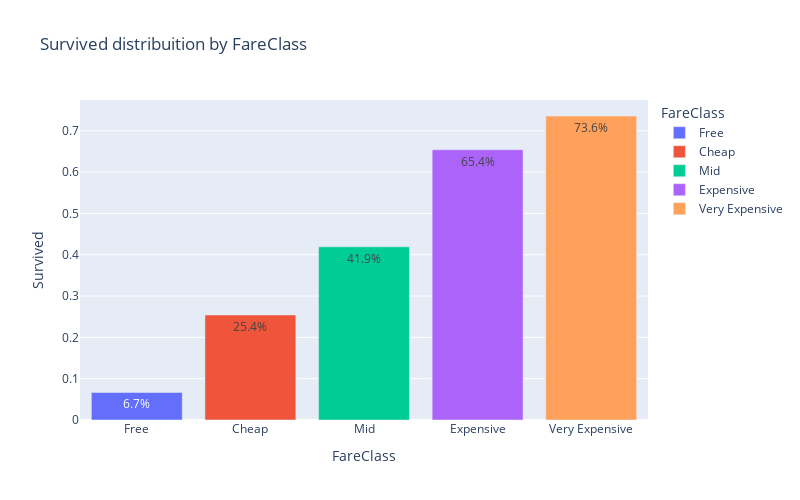

Here is the notebook cell this chart was saved with:
### Code cell
fig = px.bar(df.groupby(['FareClass']).mean().reset_index(),
             y="Survived",
             x="FareClass",
             color= 'FareClass',
             title="Survived distribuition by FareClass", 
             text_auto=',.1%',
             width=800, height=500)
fig.show()

### Figure 1 — Plotly figure (JSON) as saved in the notebook; plotly's stock layout.template omitted (floating-point values rounded to 4 significant figures)
{"data": [{"alignmentgroup": "True", "hovertemplate": "FareClass=%{x}<br>Survived=%{y}<extra></extra>", "legendgroup": "Free", "marker": {"color": "#636efa", "pattern": {"shape": ""}}, "name": "Free", "offsetgroup": "Free", "orientation": "v", "showlegend": true, "textposition": "auto", "texttemplate": "%{y:,.1%}", "x": ["Free"], "xaxis": "x", "y": [0.06667], "yaxis": "y", "type": "bar"}, {"alignmentgroup": "True", "hovertemplate": "FareClass=%{x}<br>Survived=%{y}<extra></extra>", "legendgroup": "Cheap", "marker": {"color": "#EF553B", "pattern": {"shape": ""}}, "name": "Cheap", "offsetgroup": "Cheap", "orientation": "v", "showlegend": true, "textposition": "auto", "texttemplate": "%{y:,.1%}", "x": ["Cheap"], "xaxis": "x", "y": [0.2542], "yaxis": "y", "type": "bar"}, {"alignmentgroup": "True", "hovertemplate": "FareClass=%{x}<br>Survived=%{y}<extra></extra>", "legendgroup": "Mid", "marker": {"color": "#00cc96", "pattern": {"shape": ""}}, "name": "Mid", "offsetgroup": "Mid", "orientation": "v", "showlegend": true, "textposition": "auto", "texttemplate": "%{y:,.1%}", "x": ["Mid"], "xaxis": "x", "y": [0.4191], "yaxis": "y", "type": "bar"}, {"alignmentgroup": "True", "hovertemplate": "FareClass=%{x}<br>Survived=%{y}<extra></extra>", "legendgroup": "Expensive", "marker": {"color": "#ab63fa", "pattern": {"shape": ""}}, "name": "Expensive", "offsetgroup": "Expensive", "orientation": "v", "showlegend": true, "textposition": "auto", "texttemplate": "%{y:,.1%}", "x": ["Expensive"], "xaxis": "x", "y": [0.6542], "yaxis": "y", "type": "bar"}, {"alignmentgroup": "True", "hovertemplate": "FareClass=%{x}<br>Survived=%{y}<extra></extra>", "legendgroup": "Very Expensive", "marker": {"color": "#FFA15A", "pattern": {"shape": ""}}, "name": "Very Expensive", "offsetgroup": "Very Expensive", "orientation": "v", "showlegend": true, "textposition": "auto", "texttemplate": "%{y:,.1%}", "x": ["Very Expensive"], "xaxis": "x", "y": [0.7358], "yaxis": "y", "type": "bar"}], "layout": {"xaxis": {"anchor": "y", "domain": [0, 1], "title": {"text": "FareClass"}, "categoryorder": "array", "categoryarray": ["Free", "Cheap", "Mid", "Expensive", "Very Expensive"], "type": "category", "range": [-0.5, 4.5], "autorange": true}, "yaxis": {"anchor": "x", "domain": [0, 1], "title": {"text": "Survived"}, "type": "linear", "range": [0, 0.7746], "autorange": true}, "legend": {"title": {"text": "FareClass"}, "tracegroupgap": 0}, "title": {"text": "Survived distribuition by FareClass"}, "barmode": "relative", "height": 500, "width": 800}}
